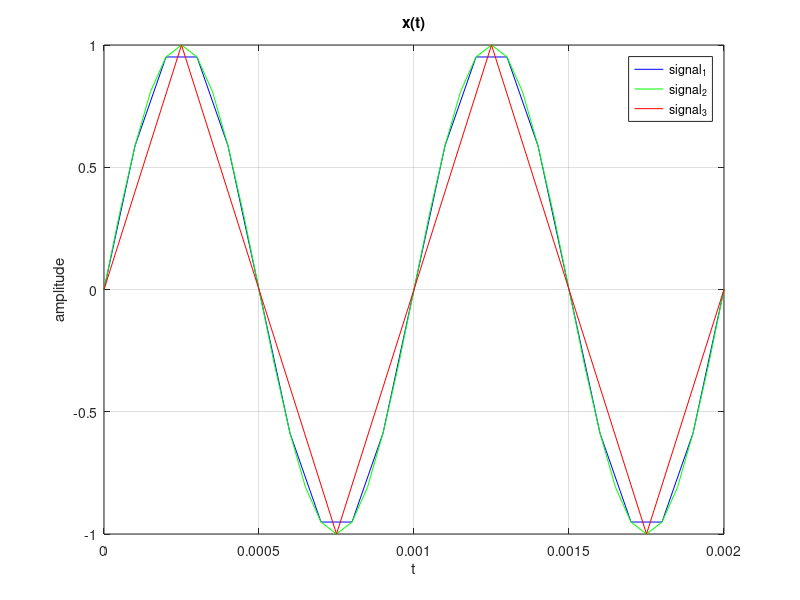

Write the MATLAB code that produced this figure.
clear;clc;
%plots and sampling period

%a)
f0=10^3;
T0=1/f0;
Ts=T0/10;
t1=0:Ts:2*T0;
x1_t=sin(2*pi*f0*t1);
plot (t1,x1_t,'b');
hold on
grid on
%b)
Tss=T0/20;
t2=0:Tss:2*T0;
x2_t=sin(2*pi*f0*t2);
plot (t2,x2_t,'g');
hold on
%c)
Tsss=T0/4;
t3=0:Tsss:2*T0;
x3_t=sin(2*pi*f0*t3);
plot (t3,x3_t,'r');
xlabel('t'); ylabel('amplitude'); title('x(t)');
legend('signal_1','signal_2','signal_3');